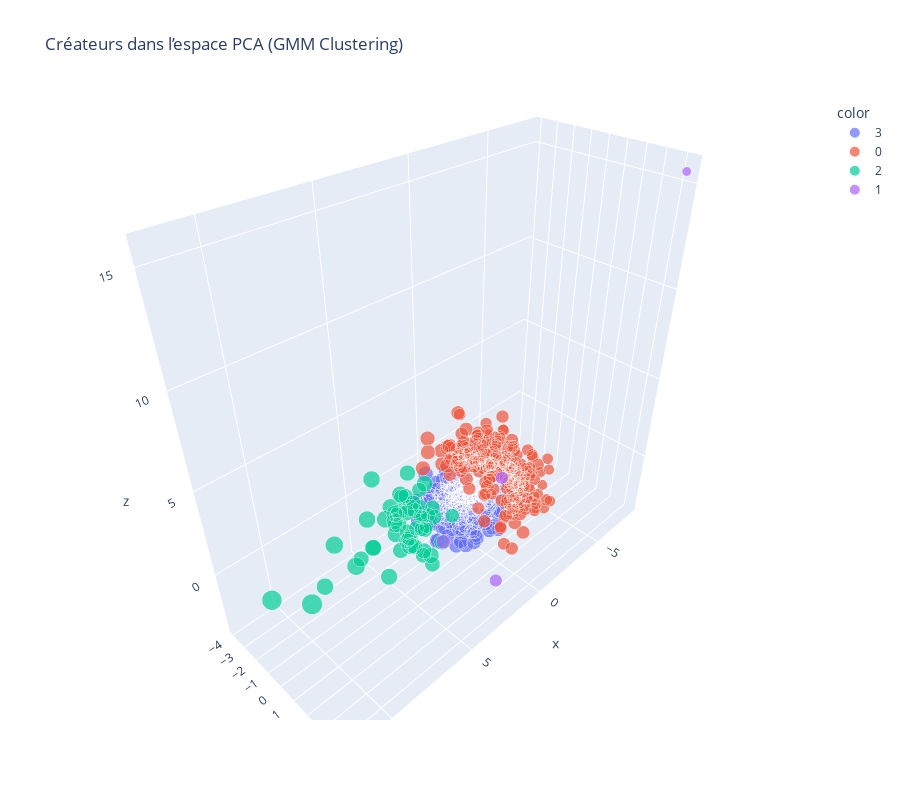

Notebook code for this chart:
### Code cell
import plotly.express as px

fig = px.scatter_3d(
    creator_agg, x=X_pca[:,0], y=X_pca[:,1], z=X_pca[:,2],
    color=creator_agg['cluster_gmm'].astype(str),
    size='views',
    hover_data=['author_handle', 'creator_tier'],
    title='Créateurs dans l’espace PCA (GMM Clustering)'
)
fig.update_layout(height=800)
fig.show()

### Figure 1 — Plotly figure (JSON) as saved in the notebook; plotly's stock layout.template omitted (floating-point values rounded to 4 significant figures; data arrays with more than 128 entries replaced by an {"elided": "..."} marker saying what was removed)
{"data": [{"customdata": {"elided": "431x2 str values"}, "hovertemplate": "color=3<br>x=%{x}<br>y=%{y}<br>z=%{z}<br>views=%{marker.size}<br>author_handle=%{customdata[0]}<br>creator_tier=%{customdata[1]}<extra></extra>", "legendgroup": "3", "marker": {"color": "#636efa", "size": {"elided": "431 float values"}, "sizemode": "area", "sizeref": 557.3, "symbol": "circle"}, "mode": "markers", "name": "3", "scene": "scene", "showlegend": true, "type": "scatter3d", "x": {"elided": "431 float values"}, "y": {"elided": "431 float values"}, "z": {"elided": "431 float values"}}, {"customdata": {"elided": "231x2 str values"}, "hovertemplate": "color=0<br>x=%{x}<br>y=%{y}<br>z=%{z}<br>views=%{marker.size}<br>author_handle=%{customdata[0]}<br>creator_tier=%{customdata[1]}<extra></extra>", "legendgroup": "0", "marker": {"color": "#EF553B", "size": {"elided": "231 float values"}, "sizemode": "area", "sizeref": 557.3, "symbol": "circle"}, "mode": "markers", "name": "0", "scene": "scene", "showlegend": true, "type": "scatter3d", "x": {"elided": "231 float values"}, "y": {"elided": "231 float values"}, "z": {"elided": "231 float values"}}, {"customdata": [["BeautyByDiego", "Mid"], ["BeautyByNoor", "Mid"], ["ChannelAva", "Mid"], ["ChannelLeila", "Mid"], ["ChannelLiam", "Mid"], ["CookingWithAhmed", "Mid"], ["CookingWithAva", "Mid"], ["CookingWithOmar", "Mid"], ["DailyVlogsFatma", "Mid"], ["DailyVlogsMaya", "Mid"], ["DanceWithHassan", "Mid"], ["DanceWithNoah", "Mid"], ["DanceWithYuki", "Mid"], ["FatmaVlogs", "Mid"], ["FitnessWithLeila", "Mid"], ["FitnessWithNoor", "Mid"], ["GamingWithLina", "Mid"], ["GamingWithNoor", "Mid"], ["GamingWithOlivia", "Mid"], ["GuruAva", "Mid"], ["GuruOmar", "Mid"], ["LifeOfAva", "Mid"], ["LifeOfLucas", "Mid"], ["MasterLeila", "Mid"], ["MasterLiam", "Mid"], ["MasterNoor", "Mid"], ["MasterSofia", "Mid"], ["MissAli", "Mid"], ["MissMaya", "Mid"], ["MissNoah", "Mid"], ["MissOmar", "Mid"], ["MissYuki", "Mid"], ["MrJames", "Mid"], ["MrJiwoo", "Mid"], ["MrSara", "Mid"], ["MusicByAyaka", "Mid"], ["MusicByLina", "Mid"], ["NoahChannel", "Mid"], ["OfficialAli", "Mid"], ["OfficialLiam", "Mid"], ["OfficialLucas", "Mid"], ["OliviaChannel", "Mid"], ["ProHassan", "Mid"], ["ProNoah", "Mid"], ["StudyWithAhmed", "Mid"], ["StudyWithAyaka", "Mid"], ["StudyWithOlivia", "Mid"], ["TVAli", "Mid"], ["TVFatma", "Mid"], ["TVNoor", "Mid"], ["TVYoussef", "Mid"], ["TechieJiwoo", "Mid"], ["TechieOlivia", "Mid"], ["TravelByLucas", "Mid"]], "hovertemplate": "color=2<br>x=%{x}<br>y=%{y}<br>z=%{z}<br>views=%{marker.size}<br>author_handle=%{customdata[0]}<br>creator_tier=%{customdata[1]}<extra></extra>", "legendgroup": "2", "marker": {"color": "#00cc96", "size": [112800.0, 121100.0, 108300.0, 155600.0, 148700.0, 121400.0, 119400.0, 153900.0, 153100.0, 163000.0, 148700.0, 109600.0, 130100.0, 129400.0, 138800.0, 134400.0, 111800.0, 136600.0, 153900.0, 124000.0, 171200.0, 124700.0, 114900.0, 121800.0, 143800.0, 128700.0, 143700.0, 131000.0, 121300.0, 113300.0, 125700.0, 152300.0, 155000.0, 123100.0, 124400.0, 140800.0, 130900.0, 134500.0, 172000.0, 103900.0, 140700.0, 143000.0, 140800.0, 130900.0, 143300.0, 117600.0, 134000.0, 131400.0, 222900.0, 129900.0, 146400.0, 133200.0, 209300.0, 138800.0], "sizemode": "area", "sizeref": 557.3, "symbol": "circle"}, "mode": "markers", "name": "2", "scene": "scene", "showlegend": true, "type": "scatter3d", "x": [3.393, 2.965, 2.053, 5.181, 5.439, 3.809, 1.417, 10.04, 5.043, 3.796, 6.425, 2.725, 3.593, 4.161, 4.23, 3.381, 2.434, 3.788, 5.725, 3.381, 8.436, 4.04, 2.305, 1.607, 5.638, 4.982, 3.739, 4.562, 2.861, 2.329, 2.512, 3.925, 4.788, 4.002, 3.48, 4.044, 5.557, 4.991, 7.909, 0.6932, 5.171, 4.528, 4.207, 2.799, 4.503, 3.381, 5.411, 4.5, 10.66, 5.039, 6.246, 6.592, 11.87, 2.757], "y": [-0.4497, 0.602, -1.733, 0.7777, 0.07924, 0.8197, -1.519, 0.8359, -0.3831, -0.7107, -0.4432, -0.7399, -1.169, -1.293, 1.173, -1.275, -1.497, -1.64, -1.659, -1.504, -0.5511, -0.01343, -1.636, -1.454, -1.458, -0.4656, -1.475, -0.1718, -1.519, -1.026, -1.1, -3.43, -1.449, 0.3615, -0.236, -0.9836, 0.5291, 0.7374, 0.1819, -0.8997, 0.7806, -1.011, -1.706, -1.49, -0.7027, -1.498, 1.37, -0.1627, 0.6299, 1.576, 0.3975, -1.248, -0.4735, -0.7581], "z": [1.82, -1.245, -1.728, 0.2311, 1.516, -2.011, -1.968, 1.358, 0.0858, 0.7609, 0.1155, -1.218, -1.813, 0.149, -0.8143, 2.366, -0.5768, -1.037, 0.6349, -1.702, 1.662, 0.03173, -1.447, -1.161, -1.192, 0.5928, 1.104, -0.5581, -0.02082, -0.9177, -1.857, 0.9944, 0.163, -1.573, -0.5387, 1.424, 0.01823, 0.07293, 0.4802, -1.963, 0.7489, 0.6518, 0.4267, -0.6034, 0.9522, 0.7477, 0.7703, 1.253, 0.598, 0.3771, -1.337, -1.113, 0.9403, 1.628]}, {"customdata": [["FitnessWithLiam", "Mid"], ["LifeOfDiego", "Mid"], ["MrNoor", "Micro"], ["StudyWithSofia", "Mid"]], "hovertemplate": "color=1<br>x=%{x}<br>y=%{y}<br>z=%{z}<br>views=%{marker.size}<br>author_handle=%{customdata[0]}<br>creator_tier=%{customdata[1]}<extra></extra>", "legendgroup": "1", "marker": {"color": "#ab63fa", "size": [109000.0, 84510.0, 44790.0, 85950.0], "sizemode": "area", "sizeref": 557.3, "symbol": "circle"}, "mode": "markers", "name": "1", "scene": "scene", "showlegend": true, "type": "scatter3d", "x": [1.413, 2.051, -7.944, -0.6176], "y": [-0.8642, 3.477, 4.43, 1.3], "z": [-3.375, -2.48, 15.6, 1.212]}], "layout": {"height": 800, "legend": {"itemsizing": "constant", "title": {"text": "color"}, "tracegroupgap": 0}, "scene": {"domain": {"x": [0, 1], "y": [0, 1]}, "xaxis": {"title": {"text": "x"}}, "yaxis": {"title": {"text": "y"}}, "zaxis": {"title": {"text": "z"}}}, "title": {"text": "Créateurs dans l’espace PCA (GMM Clustering)"}}}
